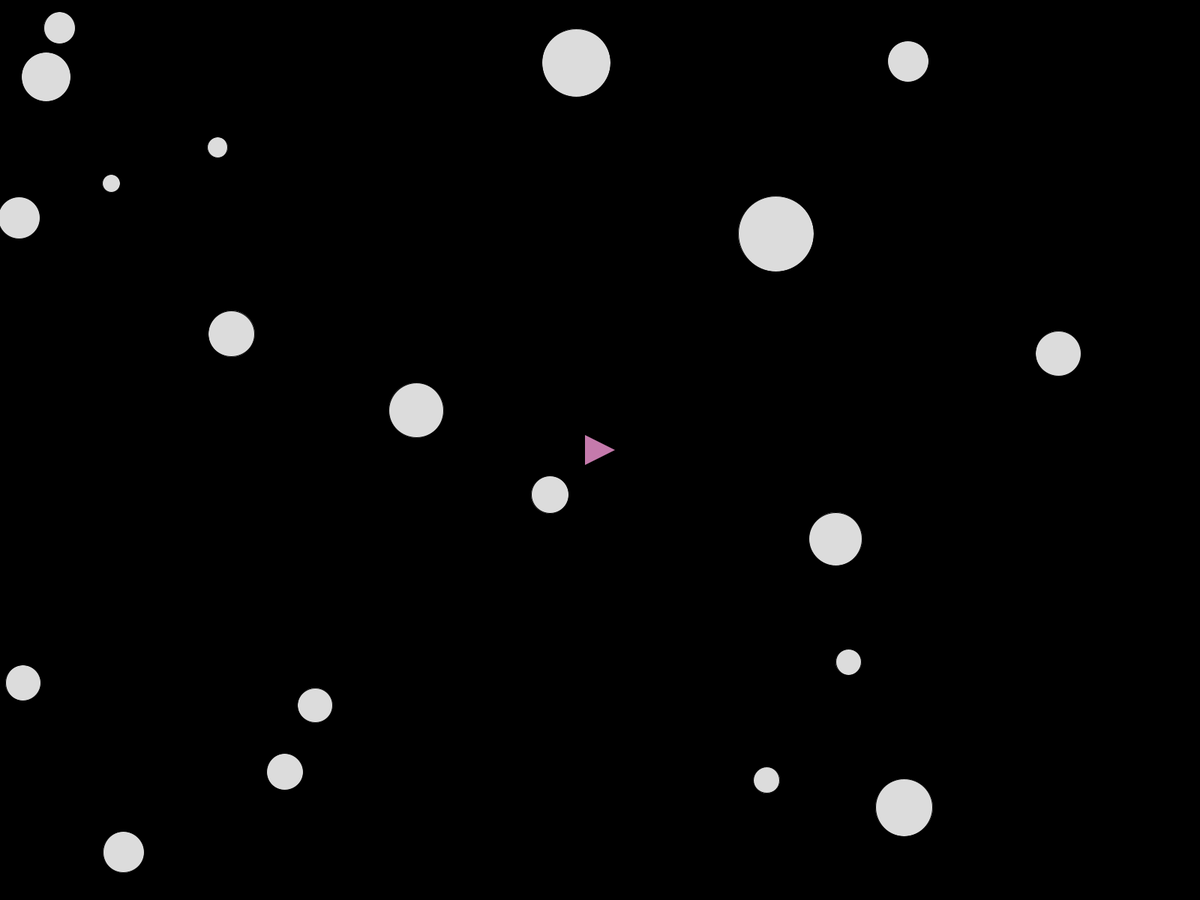
Frame 1 (no input)
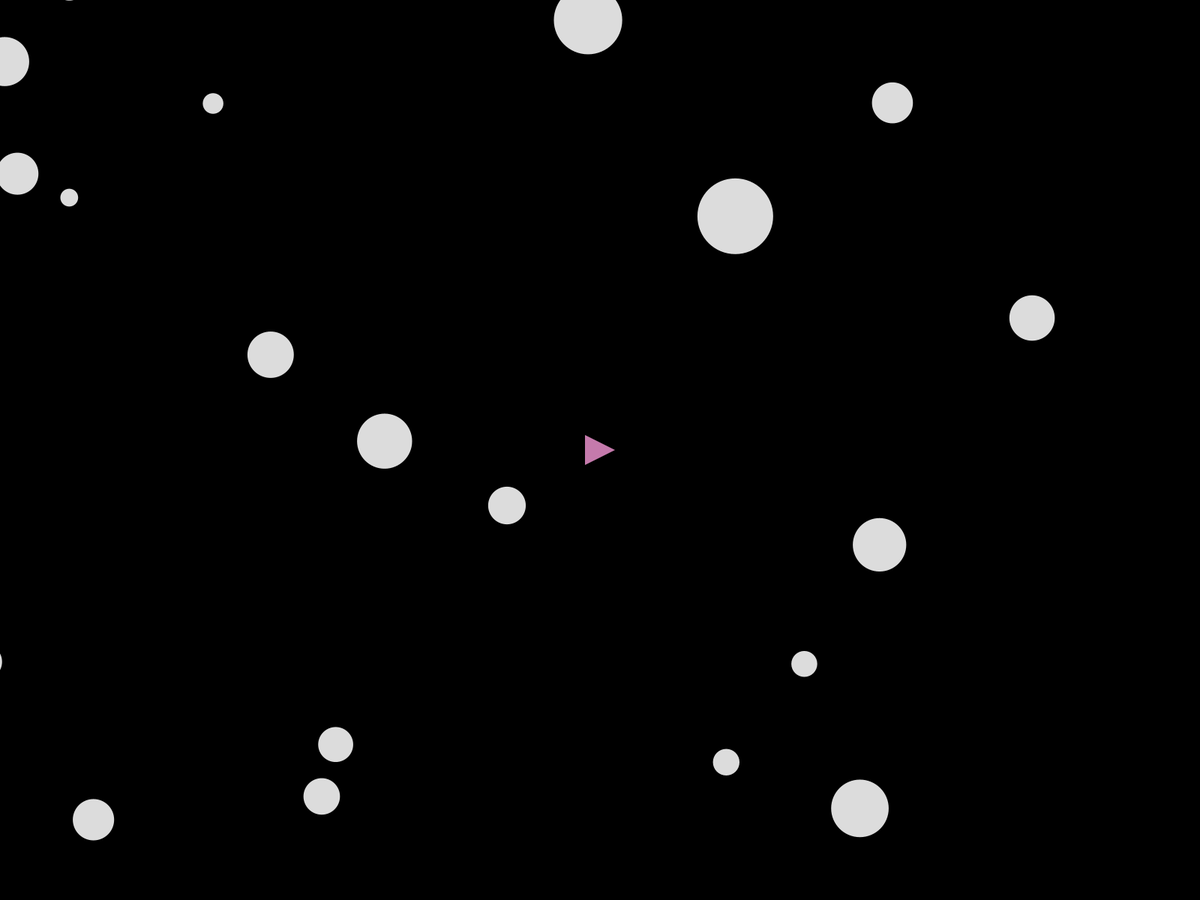
Frame 60 (the mouse pressed at the canvas centre just before this capture)
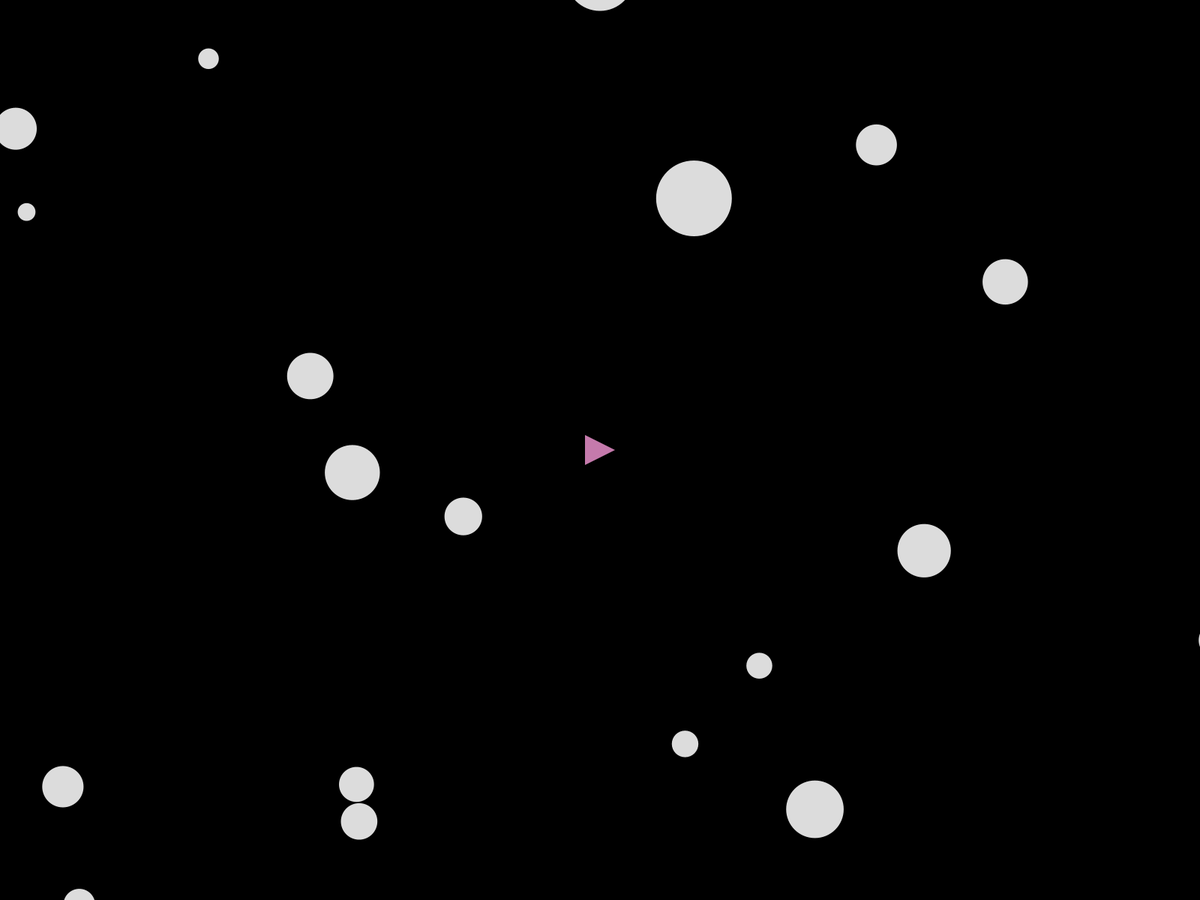
Frame 120 (the mouse held since frame 60 and released just before this capture)

The Processing sketch that drew these frames (run headless with seeded random() and noise(); from frame 60 on, the mouse is pressed at the canvas centre):

// Processing sketch: ASTEROIDES
// ── ASTEROIDES.pde
//Georgia Rebeka da Silva - 398289
//Programação 2
//Trabalho AP01

Nave n;
ArrayList <Tiro> tiros = new ArrayList<Tiro>();
ArrayList <Asteroides> ast = new ArrayList<Asteroides>();

void setup() {
  fullScreen();
  
  n = new Nave();
  
  for (int i = 0; i < 20; i++) {
    ast.add(new Asteroides());
  }
}


void draw() {
  background(0);
  
  for(int i = 0; i < ast.size(); i++){
    Asteroides asteroides = ast.get(i);
    asteroides.desenha();
    asteroides.move();
    asteroides.vel();
    }
    for(int i = 0; i < tiros.size(); i++){
      Tiro tiro = tiros.get(i);
      tiro.desenha();
      tiro.move();
      if(tiro.fora() == true){  
        tiros.remove(i);
        }else{
          for(int j = 0; j < ast.size(); j++){
            Asteroides asteroides = ast.get(j);
            if(tiro.acerta(asteroides)){
              ast.remove(j);
              tiros.remove(i);
            }
          }
        }
    }
    n.desenha();
    n.move();
}

void keyPressed() {
  if(key == ' '){
    tiros.add(new Tiro(n.pos,n.a)); 
  }else if(keyCode == LEFT){
      n.rotaciona(-0.3);
    }else if(keyCode == RIGHT){
      n.rotaciona(0.3);
    }else if(keyCode == UP){
      n.velX += cos(n.a) * n.thrust;
      n.velY += sin(n.a) * n.thrust;
    }else if(keyCode == DOWN){
      n.velX -= cos(n.a) * n.thrust;
      n.velY -= sin(n.a) * n.thrust;
    }
}

// ── Asteroids.pde
class Asteroides{
  PVector pos;
  PVector vel = PVector.random2D();
  float r;
  
  Asteroides(){
    this(new PVector(random(width), random(height)), random(15,70));
  }
  
  Asteroides(PVector pos_, float r_){
    pos = pos_;
    r = r_ * 1.5;
  }  
  
  void desenha(){
    push();
    fill(220,220,220);
    translate(pos.x, pos.y);
    ellipse(0, 0, this.r,this.r);
    pop();
  }

  void vel(){
    this.pos.add(vel);
    
  }
   void move(){
     if(this.pos.x > width + this.r)//se o asteroide estiver pra fora do canto direito da tela
     this.pos.x = -this.r; //voltara para o lado esquerdo da tela
     else if(this.pos.x < -this.r) //se o asteroide estiver pra fora do canto esquerdo da tela
     this.pos.x = width + this.r;//voltara para o lado direito da tela
     if(this.pos.y > height + this.r)//se o asteroide estiver pra fora do canto inferior da tela
     this.pos.y = -this.r;//voltara para o lado superior da tela
     else if(this.pos.y < -this.r)//se o asteroide estiv trianguloer pra fora do superior inferior da tela
     this.pos.y = height + this.r;//voltara para o lado inferior da tela
   }
}
 

// ── Nave.pde
class Nave{
  float r, a, acel, velX, velY, thrust;
  PVector pos;
  
  Nave(){
    pos = new PVector(width/2, height/2);
    this.r = 20;
    a = 0.0; //angulo de rotação do triangulo
    thrust = 1;
    acel = 1;
    velX = 0;
    velY = 0;
  }
  
  void desenha(){
    translate(pos.x, pos.y); //funçao que posiciona o triangulo
    rotate(a + PI/2); //PI/2 para rotacionar o angulo do triangulo e ele andar para frente
    noStroke();
    fill(197, 122, 172);
    triangle(-this.r, this.r, this.r, this.r, 0, -this.r); //coordenadas xyz do triangulo
  }
  
  void rotaciona(float angulo){
  this.a = this.a + angulo;
  }

  void move(){
    velX *= acel;
    velY *= acel;
    pos.x = pos.x + velX;
    pos.y = pos.y + velY;
    
    //Limites da Tela
    if(pos.x > width + this.r) //se o triangulo estiver pra fora do canto direito da tela
    pos.x = -this.r; //voltara para o lado esquerdo da tela
    else if(pos.x < -this.r) //se o triangulo estiver pra fora do canto esquerdo da tela
    pos.x = width + this.r;//voltara para o lado direito da tela
    if(pos.y > height + this.r)//se o triangulo estiver pra fora do canto inferior da tela
    pos.y = -this.r;//voltara para o lado superior da tela
    else if(pos.y < -this.r)//se o triangulo estiver pra fora do superior inferior da tela
    pos.y = height + this.r;//voltara para o lado inferior da tela
  }
}

// ── Tiro.pde
class Tiro{
  PVector posi, vel;

  Tiro(PVector posi_, float ang_){
    posi = new PVector(posi_.x, posi_.y);
    vel = PVector.fromAngle(n.a);
    vel.mult(10);

  }
  
  void move(){
  posi.add(vel);
  }

  void desenha(){
    stroke(255);
    strokeWeight(4);
    point(posi.x, posi.y);
  }
  
  boolean fora() {
    if (posi.x > width || posi.x < 0){
      return true;
    }
    
    if (posi.y > height || posi.y < 0){
      return true;
    }
    return false;
  }

  boolean acerta(Asteroides asteroides){
    float d = dist(posi.x,posi.y,asteroides.pos.x,asteroides.pos.y);
    if(d < asteroides.r){
      println("True");
      return true;
    }else{
      return false;
    }
  }
}
    
